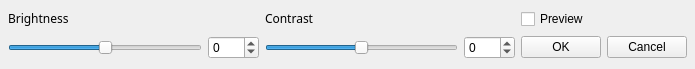
<ui version="4.0" >
 <author></author>
 <comment></comment>
 <exportmacro></exportmacro>
 <class>BrightnessContrastWidget</class>
 <widget class="QWidget" name="BrightnessContrastWidget" >
  <property name="geometry" >
   <rect>
    <x>0</x>
    <y>0</y>
    <width>695</width>
    <height>69</height>
   </rect>
  </property>
  <property name="windowTitle" >
   <string>Form</string>
  </property>
  <layout class="QGridLayout" >
   <property name="margin" >
    <number>8</number>
   </property>
   <property name="spacing" >
    <number>6</number>
   </property>
   <item row="0" column="2" >
    <widget class="QCheckBox" name="chkPreview" >
     <property name="text" >
      <string>Preview</string>
     </property>
    </widget>
   </item>
   <item row="1" column="1" >
    <layout class="QHBoxLayout" >
     <property name="margin" >
      <number>0</number>
     </property>
     <property name="spacing" >
      <number>6</number>
     </property>
     <item>
      <widget class="QSlider" name="sldContrast" >
       <property name="minimum" >
        <number>-100</number>
       </property>
       <property name="maximum" >
        <number>100</number>
       </property>
       <property name="orientation" >
        <enum>Qt::Horizontal</enum>
       </property>
      </widget>
     </item>
     <item>
      <widget class="QSpinBox" name="spnContrast" >
       <property name="maximum" >
        <number>100</number>
       </property>
       <property name="minimum" >
        <number>-100</number>
       </property>
      </widget>
     </item>
    </layout>
   </item>
   <item row="1" column="0" >
    <layout class="QHBoxLayout" >
     <property name="margin" >
      <number>0</number>
     </property>
     <property name="spacing" >
      <number>6</number>
     </property>
     <item>
      <widget class="QSlider" name="sldBrightness" >
       <property name="minimum" >
        <number>-100</number>
       </property>
       <property name="maximum" >
        <number>100</number>
       </property>
       <property name="orientation" >
        <enum>Qt::Horizontal</enum>
       </property>
      </widget>
     </item>
     <item>
      <widget class="QSpinBox" name="spnBrightness" >
       <property name="maximum" >
        <number>100</number>
       </property>
       <property name="minimum" >
        <number>-100</number>
       </property>
      </widget>
     </item>
    </layout>
   </item>
   <item row="0" column="1" >
    <widget class="QLabel" name="label_2" >
     <property name="text" >
      <string>&lt;html>&lt;head>&lt;meta name=&quot;qrichtext&quot; content=&quot;1&quot; />&lt;/head>&lt;body style=&quot; white-space: pre-wrap; font-family:Sans Serif; font-weight:400; font-style:normal; text-decoration:none;&quot;>&lt;p style=&quot; margin-top:0px; margin-bottom:0px; margin-left:0px; margin-right:0px; -qt-block-indent:0; text-indent:0px;&quot;>Contrast&lt;/p>&lt;/body>&lt;/html></string>
     </property>
    </widget>
   </item>
   <item row="1" column="2" >
    <layout class="QHBoxLayout" >
     <property name="margin" >
      <number>0</number>
     </property>
     <property name="spacing" >
      <number>6</number>
     </property>
     <item>
      <widget class="QPushButton" name="btnOk" >
       <property name="text" >
        <string>OK</string>
       </property>
      </widget>
     </item>
     <item>
      <widget class="QPushButton" name="btnCancel" >
       <property name="text" >
        <string>Cancel</string>
       </property>
      </widget>
     </item>
    </layout>
   </item>
   <item row="0" column="0" >
    <widget class="QLabel" name="label" >
     <property name="text" >
      <string>&lt;html>&lt;head>&lt;meta name=&quot;qrichtext&quot; content=&quot;1&quot; />&lt;/head>&lt;body style=&quot; white-space: pre-wrap; font-family:Sans Serif; font-weight:400; font-style:normal; text-decoration:none;&quot;>&lt;p style=&quot; margin-top:0px; margin-bottom:0px; margin-left:0px; margin-right:0px; -qt-block-indent:0; text-indent:0px;&quot;>Brightness&lt;/p>&lt;/body>&lt;/html></string>
     </property>
    </widget>
   </item>
  </layout>
  <widget class="QWidget" name="" >
   <property name="geometry" >
    <rect>
     <x>268</x>
     <y>9</y>
     <width>148</width>
     <height>50</height>
    </rect>
   </property>
  </widget>
  <widget class="QWidget" name="" >
   <property name="geometry" >
    <rect>
     <x>526</x>
     <y>9</y>
     <width>160</width>
     <height>57</height>
    </rect>
   </property>
  </widget>
  <widget class="QWidget" name="" >
   <property name="geometry" >
    <rect>
     <x>9</x>
     <y>9</y>
     <width>253</width>
     <height>58</height>
    </rect>
   </property>
  </widget>
 </widget>
 <pixmapfunction></pixmapfunction>
 <resources/>
 <connections>
  <connection>
   <sender>sldBrightness</sender>
   <signal>valueChanged(int)</signal>
   <receiver>spnBrightness</receiver>
   <slot>setValue(int)</slot>
   <hints>
    <hint type="sourcelabel" >
     <x>80</x>
     <y>53</y>
    </hint>
    <hint type="destinationlabel" >
     <x>218</x>
     <y>58</y>
    </hint>
   </hints>
  </connection>
  <connection>
   <sender>sldContrast</sender>
   <signal>valueChanged(int)</signal>
   <receiver>spnContrast</receiver>
   <slot>setValue(int)</slot>
   <hints>
    <hint type="sourcelabel" >
     <x>414</x>
     <y>57</y>
    </hint>
    <hint type="destinationlabel" >
     <x>477</x>
     <y>52</y>
    </hint>
   </hints>
  </connection>
  <connection>
   <sender>spnBrightness</sender>
   <signal>valueChanged(int)</signal>
   <receiver>sldBrightness</receiver>
   <slot>setValue(int)</slot>
   <hints>
    <hint type="sourcelabel" >
     <x>252</x>
     <y>43</y>
    </hint>
    <hint type="destinationlabel" >
     <x>45</x>
     <y>59</y>
    </hint>
   </hints>
  </connection>
  <connection>
   <sender>spnContrast</sender>
   <signal>valueChanged(int)</signal>
   <receiver>sldContrast</receiver>
   <slot>setValue(int)</slot>
   <hints>
    <hint type="sourcelabel" >
     <x>484</x>
     <y>42</y>
    </hint>
    <hint type="destinationlabel" >
     <x>329</x>
     <y>57</y>
    </hint>
   </hints>
  </connection>
 </connections>
</ui>
